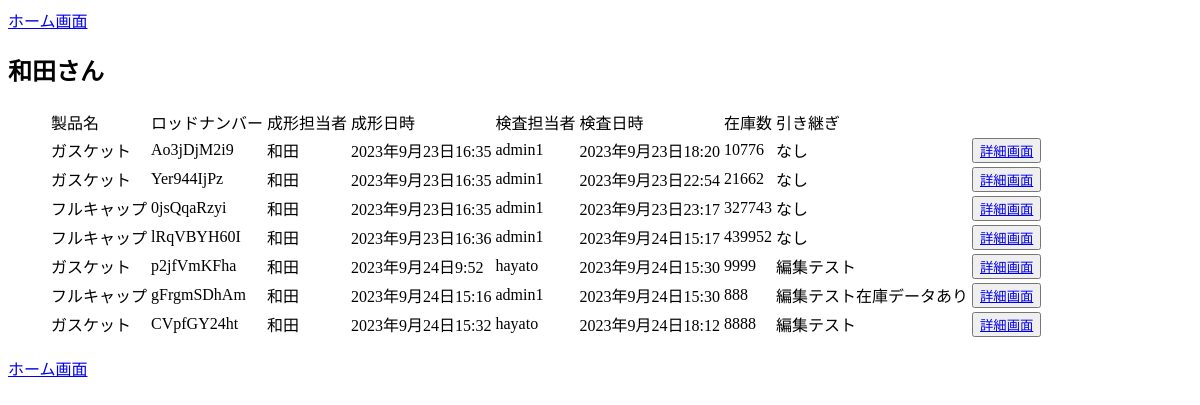
Before: /daily_report/stocks_list/ (signed in) with the older database file.
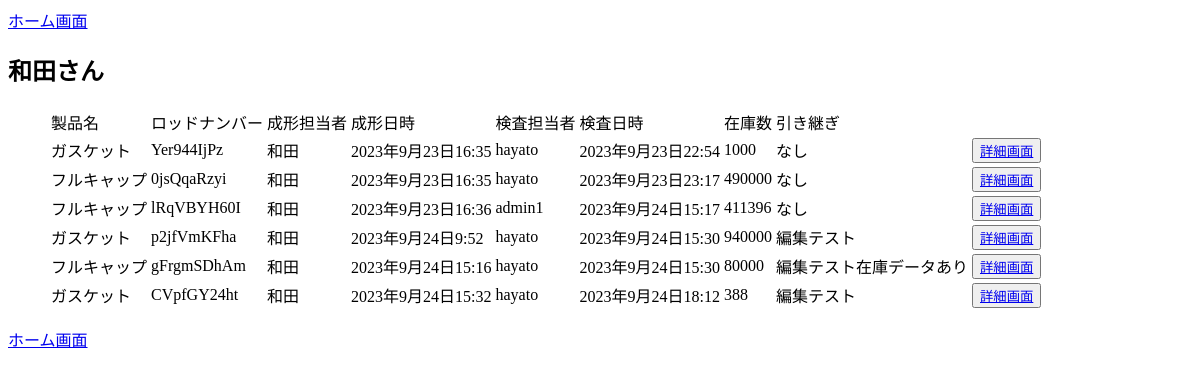
After: the same page with the newer database file.
### product_management/models.py (models this page shows, shortened)
class Stock(models.Model):
    product = models.ForeignKey(
        Products, on_delete=models.CASCADE, verbose_name='製品名'
    )
    lot_number = models.CharField(max_length=10, verbose_name='ロッド番号',default='')
    stocks = models.IntegerField(verbose_name="在庫数")
    molding_user = models.ForeignKey(
        Users, on_delete=models.CASCADE, verbose_name='成形担当ユーザー名',null=True,related_name='molding_stock_set',
    )
    molding_time = models.DateTimeField(verbose_name='成形日時', default=datetime(2001, 1, 1, 0, 0, 0))
    inspection_user = models.ForeignKey(
        Users, on_delete=models.CASCADE, verbose_name='検査担当ユーザー名',null=True,related_name='inspection_stock_set',
    )
    memo = models.CharField(max_length=255,verbose_name="引き継ぎメモ",null=True,blank=True)
    created_at = models.DateTimeField(verbose_name='検査日時',auto_now_add=True)
    updated_at = models.DateTimeField(auto_now=True)
    class Meta:
        verbose_name = '在庫'
        db_table = 'stock'

### daily_report/models.py (models this page shows, shortened)
class Products(models.Model):
    name = models.CharField(max_length=255,verbose_name="製品名")
    code = models.CharField(max_length=50,verbose_name="製品コード")
    quantity = models.IntegerField(verbose_name="製品取り数")
    pictures = models.FileField(upload_to='product_pictures',verbose_name='製品画像',null=True)
    memo = models.CharField(max_length=255,blank=True, null=True,verbose_name="製品メモ")
    created_at = models.DateTimeField(auto_now_add=True)
    updated_at = models.DateTimeField(auto_now=True)
    class Meta:
        verbose_name = '製品情報'
        db_table = 'products'

### accounts/models.py (models this page shows, shortened)
class Users(AbstractBaseUser, PermissionsMixin):
    username = models.CharField(max_length=150, unique=True, verbose_name="ユーザー名")
    birthday = models.DateField(null=True,blank=True, verbose_name="生年月日")
    phone = models.IntegerField(null=True,blank=True, verbose_name="携帯番号")
    email = models.EmailField(max_length=255, unique=True, verbose_name="メールアドレス")
    department = models.ForeignKey(
        Departments, on_delete=models.PROTECT, null=True,blank=True
    )
    is_active = models.BooleanField(default=True)
    is_staff = models.BooleanField(default=False)
    USERNAME_FIELD = 'username'
    EMAIL_FIELD = 'email'
    REQUIRED_FIELDS = ['email']
    objects = UsersManager()

### daily_report/views.py (the view)
# urls.py: path('stocks_list/', StockListView.as_view(), name='stock_list'),
class StockListView(LoginRequiredMixin, ListView):
    model = Stock
    template_name = os.path.join('stock', 'stock_list.html')
    context_object_name = 'stocks'

### templates/stock/stock_list.html (shortened to what this page needs)
{% extends 'base.html' %}
{% block content %}
{% if stocks %}
<ul>
    <table >
        <thead>
            <tr>
                <td>製品名</td>
                <td>ロッドナンバー</td>
                <td>成形担当者</td>
                <td>成形日時</td>
                <td>検査担当者</td>
                <td>検査日時</td>
                <td>在庫数</td>
                <td>引き継ぎ</td>
            </tr>
        </thead>
        <tbody>
            {% for stock in stocks %}
              <tr>
                <td>{{ stock.product.name }}</td>
                <td>{{ stock.lot_number }}</td>
                <td>{{ stock.molding_user }}</td>
                <td>{{ stock.molding_time }}</td>
                <td>{{ stock.inspection_user }}</td>
                <td>{{ stock.created_at }}</td>
                <td>{{ stock.stocks }}</td>
                <td>{{ stock.memo }}</td>
                <td><button><a href="{% url 'daily_report:stock_edit' stock.id %}">詳細画面</a></button></td>
              </tr>
            {% endfor %}
        </tbody>
    </table>
</ul>
{% endif %}
<a href="{% url 'daily_report:report_list' %}">ホーム画面</a>
{% endblock %}

Changed rows visible on the page:
removed Stock: product.name "ガスケット", lot_number "Ao3jDjM2i9", molding_user "和田", molding_time "2023年9月23日16:35", inspection_user "admin1", created_at "2023年9月23日18:20", stocks "10776", memo "なし"
changed Stock "Yer944IjPz": inspection_user "admin1" → "hayato"; stocks "21662" → "1000"
changed Stock "0jsQqaRzyi": inspection_user "admin1" → "hayato"; stocks "327743" → "490000"
changed Stock "lRqVBYH60I": stocks "439952" → "411396"
changed Stock "p2jfVmKFha": stocks "9999" → "940000"
changed Stock "gFrgmSDhAm": inspection_user "admin1" → "hayato"; stocks "888" → "80000"
changed Stock "CVpfGY24ht": stocks "8888" → "388"
